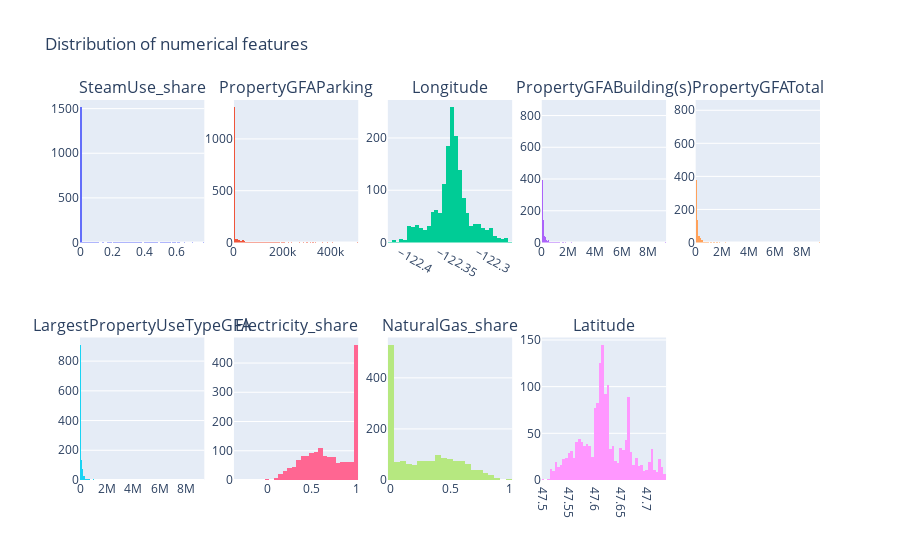

This figure's notebook cell:
### Markdown cell above
### 2.2 Distribution & outliers

### Code cell
# Distribution of continuous variables

fig = make_subplots(rows=2, cols=5, subplot_titles=continuous_features)

for i, col in enumerate(continuous_features, 1):
    trace = go.Histogram(x=df[col], showlegend=False)
    fig.add_trace(trace, row=(i-1)//5 + 1, col=(i-1)%5 + 1)

fig.update_layout(height=len(continuous_features)*100, title_text="Distribution of numerical features")
fig.show()

### Figure 1 — Plotly figure (JSON) as saved in the notebook; plotly's stock layout.template omitted (floating-point values rounded to 4 significant figures; data arrays with more than 128 entries replaced by an {"elided": "..."} marker saying what was removed)
{"data": [{"showlegend": false, "type": "histogram", "x": {"elided": "1630 float values"}, "xaxis": "x", "yaxis": "y"}, {"showlegend": false, "type": "histogram", "x": {"elided": "1630 int values"}, "xaxis": "x2", "yaxis": "y2"}, {"showlegend": false, "type": "histogram", "x": {"elided": "1630 float values"}, "xaxis": "x3", "yaxis": "y3"}, {"showlegend": false, "type": "histogram", "x": {"elided": "1630 int values"}, "xaxis": "x4", "yaxis": "y4"}, {"showlegend": false, "type": "histogram", "x": {"elided": "1630 int values"}, "xaxis": "x5", "yaxis": "y5"}, {"showlegend": false, "type": "histogram", "x": {"elided": "1630 int values"}, "xaxis": "x6", "yaxis": "y6"}, {"showlegend": false, "type": "histogram", "x": {"elided": "1630 float values"}, "xaxis": "x7", "yaxis": "y7"}, {"showlegend": false, "type": "histogram", "x": {"elided": "1630 float values"}, "xaxis": "x8", "yaxis": "y8"}, {"showlegend": false, "type": "histogram", "x": {"elided": "1630 float values"}, "xaxis": "x9", "yaxis": "y9"}], "layout": {"annotations": [{"font": {"size": 16}, "showarrow": false, "text": "SteamUse_share", "x": 0.084, "xanchor": "center", "xref": "paper", "y": 1, "yanchor": "bottom", "yref": "paper"}, {"font": {"size": 16}, "showarrow": false, "text": "PropertyGFAParking", "x": 0.292, "xanchor": "center", "xref": "paper", "y": 1, "yanchor": "bottom", "yref": "paper"}, {"font": {"size": 16}, "showarrow": false, "text": "Longitude", "x": 0.5, "xanchor": "center", "xref": "paper", "y": 1, "yanchor": "bottom", "yref": "paper"}, {"font": {"size": 16}, "showarrow": false, "text": "PropertyGFABuilding(s)", "x": 0.708, "xanchor": "center", "xref": "paper", "y": 1, "yanchor": "bottom", "yref": "paper"}, {"font": {"size": 16}, "showarrow": false, "text": "PropertyGFATotal", "x": 0.916, "xanchor": "center", "xref": "paper", "y": 1, "yanchor": "bottom", "yref": "paper"}, {"font": {"size": 16}, "showarrow": false, "text": "LargestPropertyUseTypeGFA", "x": 0.084, "xanchor": "center", "xref": "paper", "y": 0.375, "yanchor": "bottom", "yref": "paper"}, {"font": {"size": 16}, "showarrow": false, "text": "Electricity_share", "x": 0.292, "xanchor": "center", "xref": "paper", "y": 0.375, "yanchor": "bottom", "yref": "paper"}, {"font": {"size": 16}, "showarrow": false, "text": "NaturalGas_share", "x": 0.5, "xanchor": "center", "xref": "paper", "y": 0.375, "yanchor": "bottom", "yref": "paper"}, {"font": {"size": 16}, "showarrow": false, "text": "Latitude", "x": 0.708, "xanchor": "center", "xref": "paper", "y": 0.375, "yanchor": "bottom", "yref": "paper"}], "autosize": true, "title": {"text": "Distribution of numerical features"}, "xaxis": {"anchor": "y", "autorange": true, "domain": [0, 0.168], "range": [-0.005, 0.775], "type": "linear"}, "xaxis10": {"anchor": "y10", "domain": [0.832, 1]}, "xaxis2": {"anchor": "y2", "autorange": true, "domain": [0.208, 0.376], "range": [-0.5, 515000.0], "type": "linear"}, "xaxis3": {"anchor": "y3", "autorange": true, "domain": [0.416, 0.584], "range": [-122.4, -122.3], "type": "linear"}, "xaxis4": {"anchor": "y4", "autorange": true, "domain": [0.624, 0.792], "range": [-0.5, 9350000.0], "type": "linear"}, "xaxis5": {"anchor": "y5", "autorange": true, "domain": [0.832, 1], "range": [-0.5, 9350000.0], "type": "linear"}, "xaxis6": {"anchor": "y6", "autorange": true, "domain": [0, 0.168], "range": [-0.5, 9350000.0], "type": "linear"}, "xaxis7": {"anchor": "y7", "autorange": true, "domain": [0.208, 0.376], "range": [-0.375, 1.025], "type": "linear"}, "xaxis8": {"anchor": "y8", "autorange": true, "domain": [0.416, 0.584], "range": [-0.025, 1.025], "type": "linear"}, "xaxis9": {"anchor": "y9", "autorange": true, "domain": [0.624, 0.792], "range": [47.5, 47.73], "type": "linear"}, "yaxis": {"anchor": "x", "autorange": true, "domain": [0.625, 1], "range": [0, 1597.0]}, "yaxis10": {"anchor": "x10", "domain": [0, 0.375]}, "yaxis2": {"anchor": "x2", "autorange": true, "domain": [0.625, 1], "range": [0, 1376.0]}, "yaxis3": {"anchor": "x3", "autorange": true, "domain": [0.625, 1], "range": [0, 272.6]}, "yaxis4": {"anchor": "x4", "autorange": true, "domain": [0.625, 1], "range": [0, 897.9]}, "yaxis5": {"anchor": "x5", "autorange": true, "domain": [0.625, 1], "range": [0, 862.1]}, "yaxis6": {"anchor": "x6", "autorange": true, "domain": [0, 0.375], "range": [0, 958.9]}, "yaxis7": {"anchor": "x7", "autorange": true, "domain": [0, 0.375], "range": [0, 487.4]}, "yaxis8": {"anchor": "x8", "autorange": true, "domain": [0, 0.375], "range": [0, 557.9]}, "yaxis9": {"anchor": "x9", "autorange": true, "domain": [0, 0.375], "range": [0, 152.6]}}}
